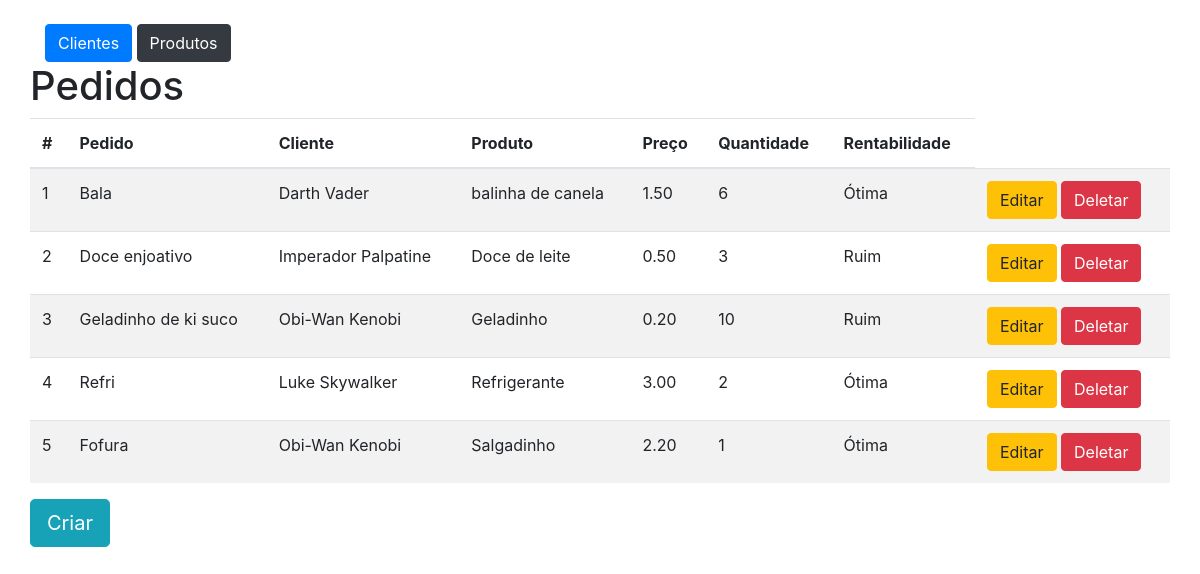
The page /pedidospage on the database its author committed.
### core/models.py (models this page shows, shortened)
class Pedido(models.Model):
    nome = models.CharField(max_length=100)
    cliente = models.ForeignKey(Cliente, on_delete=models.CASCADE)
    produto = models.ForeignKey(Produto, on_delete=models.CASCADE,  validators=[retorna_produto])
    preco = models.DecimalField('Preço', max_digits=8, decimal_places=2, null='True', validators=[MinValueValidator(0.01)])
    quantidade = models.IntegerField('Quantidade', validators=[MinValueValidator(1), validate_even])
    '''
    class Meta:
        verbose_name = 'Pedido'
        Verbose_name_plural = 'Pedidos'
    '''

class Cliente(models.Model):
    nome = models.CharField(max_length=100)
    '''
    class Meta:
        verbose_name = 'Cliente'
        Verbose_name_plural = 'Clientes'
    '''
    def __str__(self):
        return self.nome

class Produto(models.Model):
    nome = models.CharField(max_length=100)
    preco = models.DecimalField('Preço Unitário', max_digits=8, decimal_places=2, null='True', validators=[MinValueValidator(0.01)])
    multiplo = models.IntegerField('multiplo',validators=[MinValueValidator(1)])
    '''
    class Meta:
        verbose_name = 'Produto'
        Verbose_name_plural = 'Produtos'
    '''

### core/views.py (the view)
# urls.py: path('pedidospage', PedidosView.as_view(), name='pedidos_page'),
class PedidosView(ListView):
    models = Pedido
    template_name = 'pedidos.html'
    queryset = Pedido.objects.all()
    context_object_name = 'pedidos'

### core/templates/pedidos.html (shortened to what this page needs)
{% extends 'base.html' %}
{% block content %}
{% load mathfilters %}
     <a class="btn btn-primary text-aling-center" href="{% url 'clientes_page' %}">Clientes</a>
     <a class="btn btn-dark text-aling-center" href="{% url 'produtos_page' %}">Produtos</a>
     <div class="row">
         <h1>Pedidos</h1>
         <table class="table table-striped">
             <thead>
                <tr>
                   <th scope="col">#</th>
                   <th scope="col">Pedido</th>
                   <th scope="col">Cliente</th>
                    <th scope="col">Produto</th>
                    <th scope="col">Preço</th>
                    <th scope="col">Quantidade</th>
                    <th scope="col">Rentabilidade</th>
                </tr>
             </thead>
             <tbody>
                {% for pedido in pedidos %}
                  <tr>
                      <td>{{ pedido.id }}</td>
                      <td>{{ pedido.nome }}</td>
                      <td> {{ pedido.cliente}}</td>
                      <td> {{ pedido.produto.nome}}</td>
                      <td> {{ pedido.preco}}</td>
                      <td> {{ pedido.quantidade}}</td>
                      <td>
                           {% if pedido.preco > pedido.produto.preco %}
                               Ótima
                           {% endif %}
                           {% if pedido.preco < pedido.produto.preco|mul:0.9 %}
                              Ruim
                           {% endif %}
                      </td>
                      <td>
                          <a class="btn btn-warning" href="{% url 'update_pedido' pedido.pk %}">Editar</a>
                          <a class="btn btn-danger" href="{% url 'delete_pedido' pedido.pk %}">Deletar</a>
                      </td>
                  </tr>
                {% endfor %}
             </tbody>
         </table>
         <a class="btn btn-info text-aling-center btn-lg" href="{% url 'abrir_pedido' %}">Criar</a>
     </div>
{% endblock %}

### rows shown on the page
Pedido: id "1", nome "Bala", cliente "Darth Vader", produto.nome "balinha de canela", preco "1.50", quantidade "6"
Pedido: id "2", nome "Doce enjoativo", cliente "Imperador Palpatine", produto.nome "Doce de leite", preco "0.50", quantidade "3"
Pedido: id "3", nome "Geladinho de ki suco", cliente "Obi-Wan Kenobi", produto.nome "Geladinho", preco "0.20", quantidade "10"
Pedido: id "4", nome "Refri", cliente "Luke Skywalker", produto.nome "Refrigerante", preco "3.00", quantidade "2"
Pedido: id "5", nome "Fofura", cliente "Obi-Wan Kenobi", produto.nome "Salgadinho", preco "2.20", quantidade "1"
